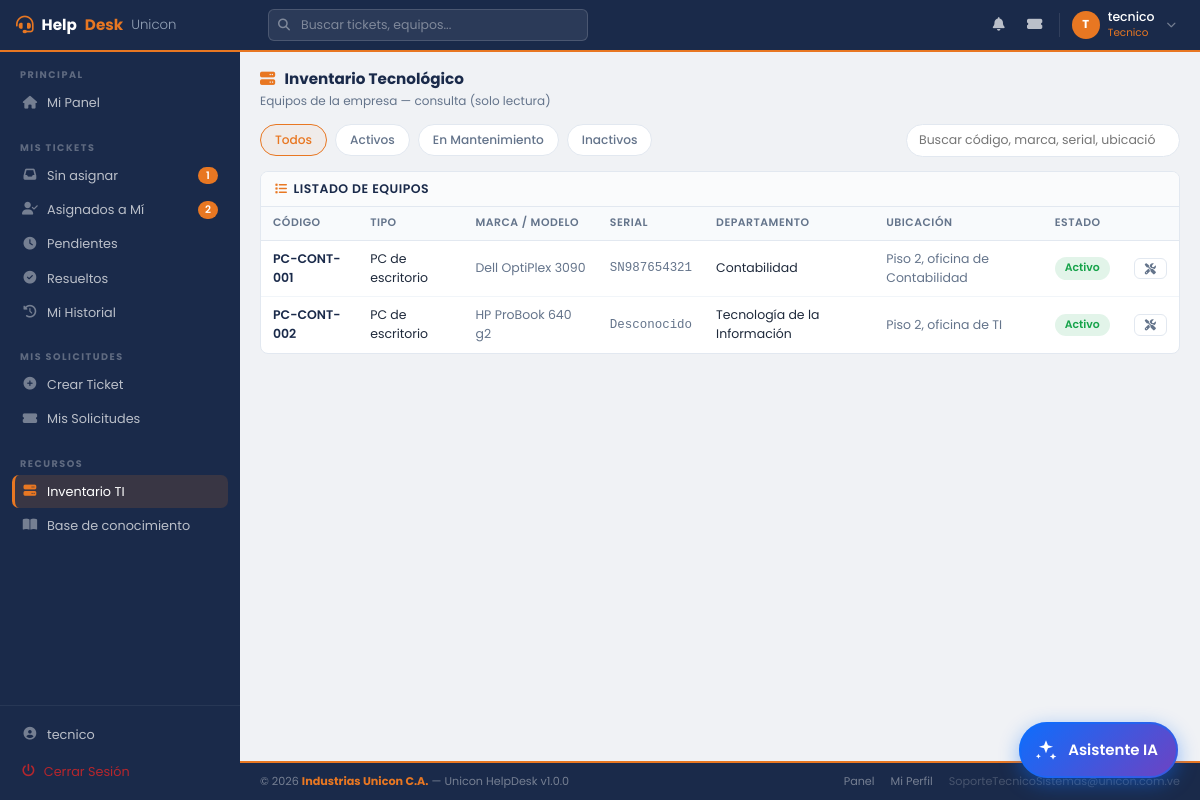
The page /tecnico/inventario.php (signed in) on the database its author committed.
### tables this page shows
CREATE TABLE `roles` (
  `id_rol` int(11) NOT NULL AUTO_INCREMENT,
  `nombre` varchar(50) NOT NULL,
  `descripcion` text DEFAULT NULL,
  `nivel_acceso` tinyint(1) NOT NULL DEFAULT 1,
  PRIMARY KEY (`id_rol`),
  UNIQUE KEY `nombre` (`nombre`)
);

CREATE TABLE `inventario_tecnologico` (
  `id_inventario` int(11) NOT NULL AUTO_INCREMENT,
  `codigo_equipo` varchar(30) NOT NULL,
  `tipo_equipo` varchar(80) NOT NULL,
  `marca` varchar(80) NOT NULL,
  `modelo` varchar(80) NOT NULL,
  `serial` varchar(100) NOT NULL,
  `estado` enum('activo','inactivo','mantenimiento') NOT NULL DEFAULT 'activo',
  `ubicacion` varchar(150) DEFAULT NULL,
  `id_departamento` int(11) NOT NULL,
  PRIMARY KEY (`id_inventario`),
  UNIQUE KEY `codigo_equipo` (`codigo_equipo`),
  UNIQUE KEY `serial` (`serial`),
  KEY `id_departamento` (`id_departamento`),
  CONSTRAINT `fk_inventario_departamento` FOREIGN KEY (`id_departamento`) REFERENCES `departamentos` (`id_departamento`) ON UPDATE CASCADE
);

CREATE TABLE `departamentos` (
  `id_departamento` int(11) NOT NULL AUTO_INCREMENT,
  `nombre` varchar(100) NOT NULL,
  `descripcion` text DEFAULT NULL,
  `estado` enum('activo','inactivo','clausurado') NOT NULL DEFAULT 'activo',
  PRIMARY KEY (`id_departamento`),
  UNIQUE KEY `nombre` (`nombre`)
);

### tecnico/inventario.php (the view, shortened to what this page needs)
<?php
$inventario = $conexion->query("
    SELECT i.id_inventario, i.codigo_equipo, i.tipo_equipo, i.marca, i.modelo, i.serial, i.estado, i.ubicacion,
           d.nombre AS departamento_nombre
    FROM inventario_tecnologico i
    LEFT JOIN departamentos d ON i.id_departamento = d.id_departamento
    ORDER BY i.codigo_equipo ASC
");
include_once '../includes/header2.php';
include_once '../includes/sidebar.php';
?>
<main class="hd-main">
    <div class="hd-page-header">
        <div>
            <div class="hd-page-title"><i class="fas fa-server" style="color:var(--naranja);margin-right:6px;"></i> Inventario Tecnológico</div>
            <div class="hd-page-sub">Equipos de la empresa — consulta (solo lectura)</div>
        </div>
    </div>
    <div class="hd-filtros">
        <button class="hd-filtro-btn activo" data-filtro="todos">Todos</button>
        <button class="hd-filtro-btn" data-filtro="activo">Activos</button>
        <button class="hd-filtro-btn" data-filtro="mantenimiento">En Mantenimiento</button>
        <button class="hd-filtro-btn" data-filtro="inactivo">Inactivos</button>
        <input type="search" id="buscar" class="hd-buscar" value="<?= htmlspecialchars($_GET['q'] ?? '') ?>" placeholder="Buscar código, marca, serial, ubicación…">
    </div>
    <div class="hd-card">
        <div class="hd-card-header">
            <h5 class="hd-card-title"><i class="fas fa-list"></i> Listado de Equipos</h5>
        </div>
        <div class="hd-card-body" style="padding:0;">
            <table class="hd-table">
                <thead>
                    <tr>
                        <th>Código</th><th>Tipo</th><th>Marca / Modelo</th><th>Serial</th>
                        <th>Departamento</th><th>Ubicación</th><th>Estado</th><th></th>
                    </tr>
                </thead>
                <tbody id="tbody-inventario">
                    <?php while ($eq = $inventario->fetch_assoc()): ?>
                    <tr data-estado="<?= htmlspecialchars($eq['estado']) ?>">
                        <td style="font-weight:600;color:var(--azul);"><?= htmlspecialchars($eq['codigo_equipo']) ?></td>
                        <td><?= htmlspecialchars($eq['tipo_equipo']) ?></td>
                        <td style="color:var(--muted);"><?= htmlspecialchars($eq['marca']) ?> <?= htmlspecialchars($eq['modelo']) ?></td>
                        <td style="color:var(--muted);font-family:monospace;font-size:0.78rem;"><?= htmlspecialchars($eq['serial']) ?></td>
                        <td><?= htmlspecialchars($eq['departamento_nombre'] ?? '—') ?></td>
                        <td style="color:var(--muted);"><?= htmlspecialchars($eq['ubicacion'] ?? '—') ?></td>
                        <td><span class="hd-badge <?= htmlspecialchars($eq['estado']) ?>"><?= ucfirst(htmlspecialchars($eq['estado'])) ?></span></td>
                        <td><a href="inventario_historial.php?id=<?= (int)$eq['id_inventario'] ?>" class="hd-btn hd-btn-outline hd-btn-sm" title="Historial de mantenimiento"><i class="fas fa-tools"></i></a></td>
                    </tr>
                    <?php endwhile; ?>
                </tbody>
            </table>
        </div>
    </div>
</main>
<?php include_once '../includes/footer2.php'; ?>

### includes/header2.php (shortened to what this page needs)
<?php
$usuario_activo = $_SESSION['usser'];
$rol_id         = (int)$_SESSION['id_rol'];
$inicial        = strtoupper(substr($usuario_activo, 0, 1));
$rol_nombre     = match($rol_id) { 3=>'Administrador', 2=>'Técnico TI', 1=>'Usuario', default=>'—' };
try {
    $q_rn = $conexion->prepare("SELECT nombre FROM roles WHERE id_rol = ?");
    $q_rn->bind_param("i", $rol_id); $q_rn->execute();
    if ($f_rn = $q_rn->get_result()->fetch_assoc()) $rol_nombre = $f_rn['nombre'];
} catch (Throwable $e) {  }
?>
<!DOCTYPE html>
<html lang="es">
<head>
    <link rel="stylesheet" href="https://cdn.jsdelivr.net/npm/bootstrap@5.3.0/dist/css/bootstrap.min.css">
    <link rel="stylesheet" href="https://cdnjs.cloudflare.com/ajax/libs/font-awesome/6.4.0/css/all.min.css">
    <link rel="stylesheet" href="../assets/css/dashboard2.css">
</head>
<body>
<header class="hd-topbar">
    <a href="dashboard.php" class="hd-topbar-brand">
        <i class="fas fa-headset"></i>
        Help<span>Desk</span> <small>Unicon</small>
    </a>
    <div class="hd-topbar-search" style="position:relative;">
        <i class="fas fa-search"></i>
        <input type="search" id="hdBuscar" autocomplete="off" maxlength="60"
               placeholder="<?= $rol_id === 3 ? 'Buscar tickets, usuarios, equipos...' : ($rol_id === 2 ? 'Buscar tickets, equipos...' : 'Buscar en mis tickets...') ?>">
    </div>
    <div class="hd-topbar-right">
        <div class="hd-notif-wrap">
            <button type="button" class="hd-topbar-icon" id="hdBell" title="Notificaciones" style="background:none;border:0;position:relative;">
                <i class="fas fa-bell"></i>
            </button>
        </div>
        <?php if ($rol_id >= 2): ?>
        <a href="<?= $rol_id === ROL_ADMIN ? 'tickets.php' : 'tickets_asignados.php' ?>" class="hd-topbar-icon" title="Tickets">
            <i class="fas fa-ticket-alt"></i>
        </a>
        <?php endif; ?>
        <div style="position:relative;">
            <button class="hd-topbar-user" onclick="toggleUserMenu()" id="userBtn">
                <div class="hd-avatar"><?= $inicial ?></div>
                <div class="hd-topbar-user-info">
                    <span class="hd-topbar-user-name"><?= htmlspecialchars($usuario_activo) ?></span>
                    <span class="hd-topbar-user-role"><?= $rol_nombre ?></span>
                </div>
                <i class="fas fa-chevron-down" style="color:rgba(255,255,255,0.4);font-size:0.6rem;margin-left:4px;"></i>
            </button>
        </div>
    </div>
</header>

### assets/css/dashboard2.css (style rules this page uses)
:root { --azul: #1a2a4a; --azul-mid: #243660; --azul-light: #2d4a7a; --naranja: #E87722; --naranja-lt: #f59342; --bg: #f0f2f5; --card: #ffffff; --texto: #1e293b; --muted: #64748b; --borde: #e2e8f0; --sidebar-w: 240px; --nav-h: 52px; --success: #16a34a; --danger: #dc2626; --warning: #d97706; --info: #0284c7; }
*, *::before, *::after { box-sizing: border-box; margin: 0; padding: 0; }
body { font-family: 'Poppins', sans-serif; background: var(--bg); color: var(--texto); font-size: 13px; }
.hd-topbar { position: fixed; top: 0; left: 0; right: 0; height: var(--nav-h); background: var(--azul); border-bottom: 2px solid var(--naranja); display: flex; align-items: center; padding: 0 16px; z-index: 200; gap: 12px; }
.hd-topbar-brand { display: flex; align-items: center; gap: 8px; color: #fff; font-weight: 700; font-size: 0.95rem; text-decoration: none; width: var(--sidebar-w); flex-shrink: 0; }
.hd-topbar-brand i { color: var(--naranja); font-size: 1.1rem; }
.hd-topbar-brand span { color: var(--naranja); }
.hd-topbar-brand small { color: #94a3b8; font-weight: 300; }
.hd-topbar-search { flex: 1; max-width: 320px; position: relative; }
.hd-topbar-search input { width: 100%; background: rgba(255,255,255,0.08); border: 1px solid rgba(255,255,255,0.15); border-radius: 6px; padding: 6px 12px 6px 32px; color: #fff; font-size: 0.78rem; outline: none; transition: all 0.2s; }
.hd-topbar-search input::placeholder { color: rgba(255,255,255,0.4); }
.hd-topbar-search i { position: absolute; left: 10px; top: 50%; transform: translateY(-50%); color: rgba(255,255,255,0.4); font-size: 0.75rem; }
.hd-topbar-right { margin-left: auto; display: flex; align-items: center; gap: 4px; }
.hd-topbar-icon { width: 32px; height: 32px; border-radius: 6px; display: flex; align-items: center; justify-content: center; color: rgba(255,255,255,0.7); font-size: 0.85rem; cursor: pointer; transition: all 0.2s; text-decoration: none; position: relative; }
.hd-topbar-user { display: flex; align-items: center; gap: 8px; padding: 4px 8px 4px 4px; border-radius: 8px; cursor: pointer; transition: all 0.2s; text-decoration: none; border: none; background: transparent; }
.hd-avatar { width: 28px; height: 28px; background: var(--naranja); border-radius: 50%; color: #fff; font-size: 0.72rem; font-weight: 700; display: flex; align-items: center; justify-content: center; flex-shrink: 0; }
.hd-topbar-user-info { text-align: left; }
.hd-topbar-user-name { color: #fff; font-size: 0.78rem; font-weight: 500; line-height: 1.2; display: block; }
.hd-topbar-user-role { color: var(--naranja); font-size: 0.65rem; display: block; }
.hd-main { flex: 1; padding: 16px 20px; }
.hd-page-header { display: flex; align-items: center; justify-content: space-between; margin-bottom: 14px; flex-wrap: wrap; gap: 8px; }
.hd-page-title { font-size: 0.95rem; font-weight: 700; color: var(--azul); }
.hd-page-sub { font-size: 0.75rem; color: var(--muted); margin-top: 1px; }
.hd-card { background: var(--card); border-radius: 8px; border: 1px solid var(--borde); overflow: hidden; }
.hd-card-header { padding: 10px 14px; border-bottom: 1px solid var(--borde); display: flex; align-items: center; justify-content: space-between; background: #fafbfc; }
.hd-card-title { font-size: 0.78rem; font-weight: 600; color: var(--azul); display: flex; align-items: center; gap: 6px; margin: 0; text-transform: uppercase; letter-spacing: 0.5px; }
.hd-card-title i { color: var(--naranja); font-size: 0.75rem; }
.hd-card-body { padding: 12px 14px; }
.hd-table { width: 100%; border-collapse: collapse; font-size: 0.78rem; }
.hd-table thead th { background: #f8fafc; color: var(--muted); font-weight: 600; font-size: 0.68rem; text-transform: uppercase; letter-spacing: 0.5px; padding: 8px 12px; border-bottom: 1px solid var(--borde); white-space: nowrap; }
.hd-table tbody td { padding: 9px 12px; border-bottom: 1px solid #f1f5f9; vertical-align: middle; color: var(--texto); }
.hd-table tbody tr:last-child td { border-bottom: none; }
.hd-btn { display: inline-flex; align-items: center; gap: 5px; padding: 6px 14px; border-radius: 6px; font-size: 0.75rem; font-weight: 500; border: none; cursor: pointer; transition: all 0.15s; text-decoration: none; white-space: nowrap; font-family: inherit; }
.hd-btn-sm { padding: 4px 10px; font-size: 0.7rem; }
.hd-btn-outline { background: transparent; border: 1px solid var(--borde); color: var(--muted); }

### includes/header2.php (style rules this page uses)
.hd-notif-wrap { position:relative; }

### rows shown on the page
roles: nombre "Tecnico"
inventario_tecnologico: codigo_equipo "PC-CONT-001", tipo_equipo "PC de escritorio", marca "Dell", modelo "OptiPlex 3090", serial "SN987654321", id_departamento.nombre "Contabilidad", ubicacion "Piso 2, oficina de Contabilidad", estado "Activo"
inventario_tecnologico: codigo_equipo "PC-CONT-002", tipo_equipo "PC de escritorio", marca "HP", modelo "ProBook 640 g2", serial "Desconocido", id_departamento.nombre "Tecnología de la Información", ubicacion "Piso 2, oficina de TI", estado "Activo"

### other values the page prints
$inicial "T"
$usuario_activo "tecnico"
$n "1 2"
EMPRESA_NOMBRE "Industrias Unicon C.A."
NOMBRE_SISTEMA "Unicon HelpDesk"
VERSION_SISTEMA "1.0.0"
EMAIL_SOPORTE "SoporteTecnicoSistemas@unicon.com.ve"
